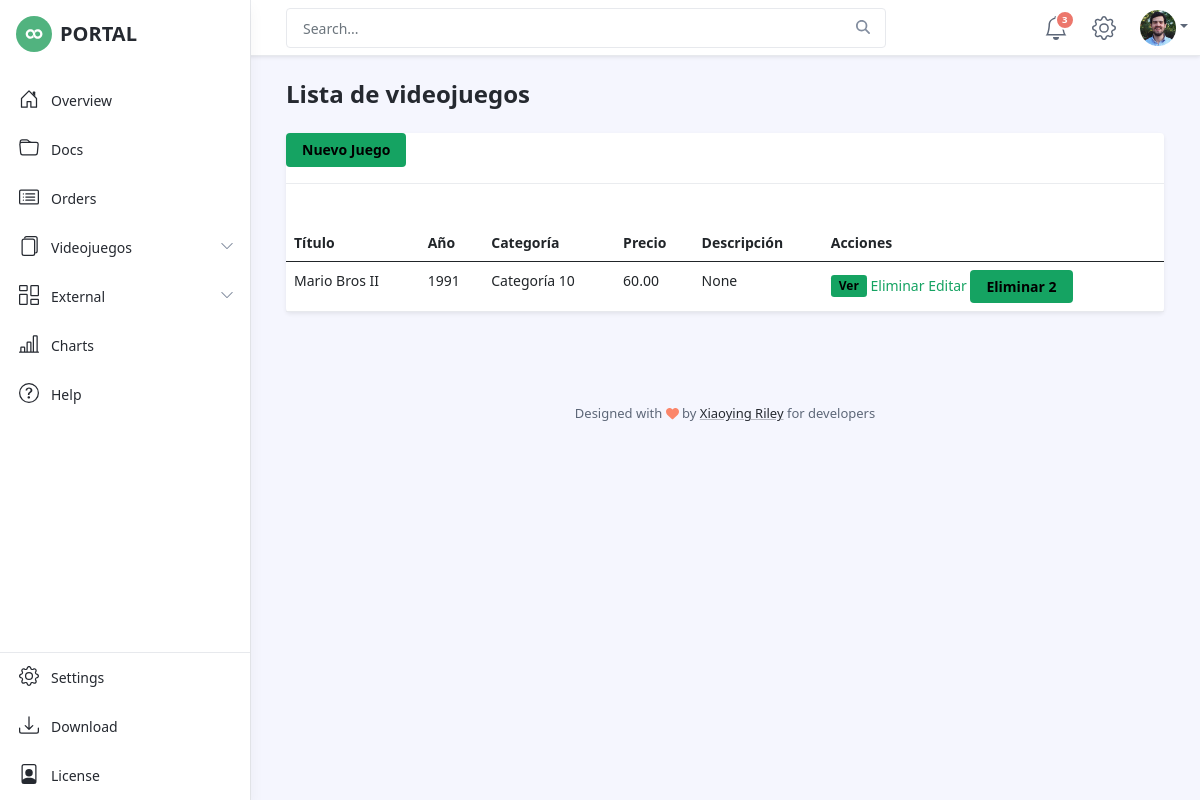
/videojuegos/lista/, run on an earlier commit of the app's database.
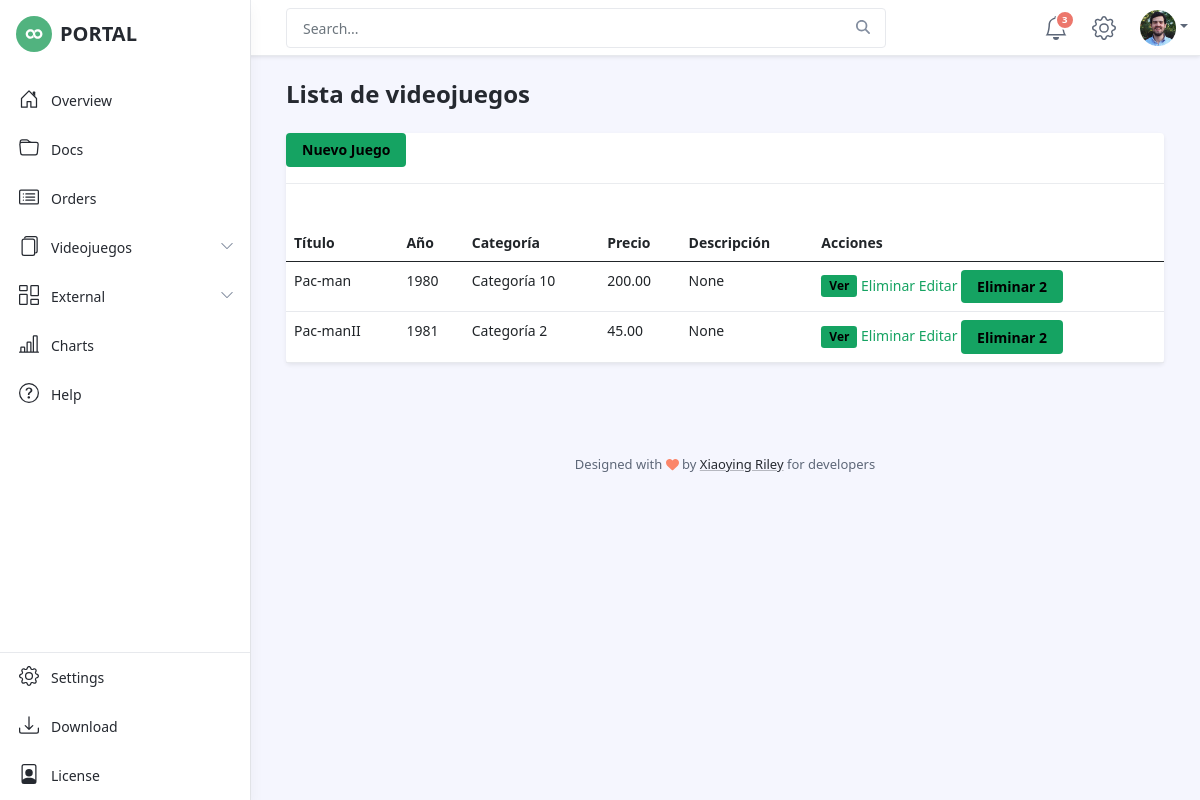
And on a later commit of the database.
### videojuego/models.py (models this page shows, shortened)
class Videojuego(models.Model):
    titulo = models.CharField('Título', max_length=50, unique=True)
    anio = models.IntegerField('Año')
    categoria = models.ForeignKey("videojuego.Categoria", verbose_name='Categoría', on_delete=models.CASCADE)
    precio = models.DecimalField(max_digits=6, decimal_places=2)
    descripcion = models.CharField('Descripción', max_length=250, null=True, blank=True)

class Categoria(models.Model):
    nombre = models.CharField(max_length=50)
    def __str__(self):
        return self.nombre

### videojuego/views.py (the view)
class VideojuegoList(ListView):
    model = Videojuego

### videojuego/templates/videojuego/videojuego_list.html (shortened to what this page needs)
{% extends 'base2.html' %}
{% load static %}
{% block contenido %}
<h1 class="app-page-title">Lista de videojuegos</h1>
<div class="app-card app-card-orders-table shadow-sm mb-5">
    <a href="{% url 'videojuego:nuevo' %}" class="btn btn-primary">Nuevo Juego</a>
    <hr>
    <br>
    <table class="table">
        <thead>
            <th>Título</th>
            <th>Año</th>
            <th>Categoría</th>
            <th>Precio</th>
            <th>Descripción</th>
            <th>Acciones</th>
        </thead>
        <tbody>
            {% for videojuego in object_list  %}
            <tr>
                <td>{{videojuego.titulo}}</td>
                <td>{{videojuego.anio}}</td>
                <td>{{videojuego.categoria}}</td>
                <td>{{videojuego.precio}}</td>
                <td>{{videojuego.descripcion}}</td>
                <td>
                    <a href="{% url 'videojuego:ver' videojuego.id %}" class="btn btn-primary btn-sm">Ver</a>
                    <a href="{% url 'videojuego:eliminar' videojuego.id %}">Eliminar</a>
                    <a href="{% url 'videojuego:editar' videojuego.id %}">Editar</a>
                    <button onclick="muestraModal('{% url 'videojuego:eliminar' videojuego.id %}')" type="button" class="btn btn-primary" data-toggle="modal" data-target="#exampleModal">
                        Eliminar 2
                    </button>
                </td>
            </tr>
            {% endfor %}
        </tbody>
    </table>
</div>
{% endblock contenido %}

### videojuego/templates/base2.html (shortened to what this page needs)
{% load static %}
<!DOCTYPE html>
<html lang="en">
<head>
    <link id="theme-style" rel="stylesheet" href="{% static 'css/portal.css' %}">
</head>
<body class="app">
    <header class="app-header fixed-top">
        <div class="app-header-inner">
	        <div class="container-fluid py-2">
		        <div class="app-header-content">
		            <div class="row justify-content-between align-items-center">
		            <div class="app-search-box col">
		                <form class="app-search-form">
							<input type="text" placeholder="Search..." name="search" class="form-control search-input">
							<button type="submit" class="btn search-btn btn-primary" value="Search"><i class="fas fa-search"></i></button>
				        </form>
		            </div>
		            <div class="app-utilities col-auto">
			            <div class="app-utility-item app-notifications-dropdown dropdown">
				            <a class="dropdown-toggle no-toggle-arrow" id="notifications-dropdown-toggle" data-toggle="dropdown" href="#" role="button" aria-expanded="false" title="Notifications">
					            <span class="icon-badge">3</span>
					        </a>
				        </div>
			            <div class="app-utility-item">
				            <a href="settings.html" title="Settings">
					        </a>
					    </div>
			            <div class="app-utility-item app-user-dropdown dropdown">
				            <a class="dropdown-toggle" id="user-dropdown-toggle" data-toggle="dropdown" href="#" role="button" aria-expanded="false"><img src="{% static 'images/user.png' %}" alt="user profile"></a>
			            </div>
		            </div>
		        </div>
	            </div>
	        </div>
        </div>
        <div id="app-sidepanel" class="app-sidepanel">
	        <div class="sidepanel-inner d-flex flex-column">
		        <div class="app-branding">
		            <a class="app-logo" href="index.html"><img class="logo-icon mr-2" src="{% static 'images/app-logo.svg' %}" alt="logo"><span class="logo-text">PORTAL</span></a>
		        </div>
			    <nav id="app-nav-main" class="app-nav app-nav-main flex-grow-1">
				    <ul class="app-menu list-unstyled accordion" id="menu-accordion">
					    <li class="nav-item">
					        <a class="nav-link" href="index.html">
						        <span class="nav-icon">
						         </span>
		                         <span class="nav-link-text">Overview</span>
					        </a>
					    </li>
					    <li class="nav-item">
					        <a class="nav-link" href="docs.html">
						        <span class="nav-icon">
						         </span>
		                         <span class="nav-link-text">Docs</span>
					        </a>
					    </li>
					    <li class="nav-item">
					        <a class="nav-link" href="orders.html">
						        <span class="nav-icon">
						         </span>
		                         <span class="nav-link-text">Orders</span>
					        </a>
					    </li>
					    <li class="nav-item has-submenu">
					        <a class="nav-link submenu-toggle {% if vj_nuevo %}active{% endif %}" href="#" data-toggle="collapse" data-target="#submenu-1" aria-expanded="false" aria-controls="submenu-1">
						        <span class="nav-icon">
						         </span>
		                         <span class="nav-link-text">Videojuegos</span>
		                         <span class="submenu-arrow">
		                             <svg width="1em" height="1em" viewBox="0 0 16 16" class="bi bi-chevron-down" fill="currentColor" xmlns="http://www.w3.org/2000/svg">
	  <path fill-rule="evenodd" d="M1.646 4.646a.5.5 0 0 1 .708 0L8 10.293l5.646-5.647a.5.5 0 0 1 .708.708l-6 6a.5.5 0 0 1-.708 0l-6-6a.5.5 0 0 1 0-.708z"/>
	</svg>
	                             </span>
					        </a>
					    </li>
					    <li class="nav-item has-submenu">
					        <a class="nav-link submenu-toggle" href="#" data-toggle="collapse" data-target="#submenu-2" aria-expanded="false" aria-controls="submenu-2">
						        <span class="nav-icon">
						         </span>
		                         <span class="nav-link-text">External</span>
		                         <span class="submenu-arrow">
		                             <svg width="1em" height="1em" viewBox="0 0 16 16" class="bi bi-chevron-down" fill="currentColor" xmlns="http://www.w3.org/2000/svg">
	  <path fill-rule="evenodd" d="M1.646 4.646a.5.5 0 0 1 .708 0L8 10.293l5.646-5.647a.5.5 0 0 1 .708.708l-6 6a.5.5 0 0 1-.708 0l-6-6a.5.5 0 0 1 0-.708z"/>
	</svg>
	                             </span>
					        </a>
					    </li>
					    <li class="nav-item">
					        <a class="nav-link" href="charts.html">
						        <span class="nav-icon">
						         </span>
		                         <span class="nav-link-text">Charts</span>
					        </a>
					    </li>
					    <li class="nav-item">
					        <a class="nav-link" href="help.html">
						        <span class="nav-icon">
						         </span>
		                         <span class="nav-link-text">Help</span>
					        </a>
					    </li>
				    </ul>
			    </nav>
			    <div class="app-sidepanel-footer">
				    <nav class="app-nav app-nav-footer">
					    <ul class="app-menu footer-menu list-unstyled">
						    <li class="nav-item">
						        <a class="nav-link" href="settings.html">
							        <span class="nav-icon">
							        </span>
			                        <span class="nav-link-text">Settings</span>
						        </a>
						    </li>
						    <li class="nav-item">
						        <a class="nav-link" href="https://themes.3rdwavemedia.com/bootstrap-templates/admin-dashboard/portal-free-bootstrap-admin-dashboard-template-for-developers/">
							        <span class="nav-icon">
							        </span>
			                        <span class="nav-link-text">Download</span>
						        </a>
						    </li>
						    <li class="nav-item">
						        <a class="nav-link" href="https://themes.3rdwavemedia.com/bootstrap-templates/admin-dashboard/portal-free-bootstrap-admin-dashboard-template-for-developers/">
							        <span class="nav-icon">
							        </span>
			                        <span class="nav-link-text">License</span>
						        </a>
						    </li>
					    </ul>
				    </nav>
			    </div>
	        </div>
	    </div>
    </header>
    <div class="app-wrapper">
	    <div class="app-content pt-3 p-md-3 p-lg-4">
		    <div class="container-xl">
                {% block contenido %}
                {% endblock contenido %}
		    </div>
	    </div>
	    <footer class="app-footer">
		    <div class="container text-center py-3">
            <small class="copyright">Designed with <i class="fas fa-heart" style="color: #fb866a;"></i> by <a class="app-link" href="http://themes.3rdwavemedia.com" target="_blank">Xiaoying Riley</a> for developers</small>
		    </div>
	    </footer>
    </div>
</body>
</html>

What changed in the data, as far as the page shows it:
removed Videojuego: titulo "Mario Bros II", anio "1991", categoria "Categoría 10", precio "60.00", descripcion "None"
added Videojuego: titulo "Pac-man", anio "1980", categoria "Categoría 10", precio "200.00", descripcion "None"
added Videojuego: titulo "Pac-manII", anio "1981", categoria "Categoría 2", precio "45.00", descripcion "None"
